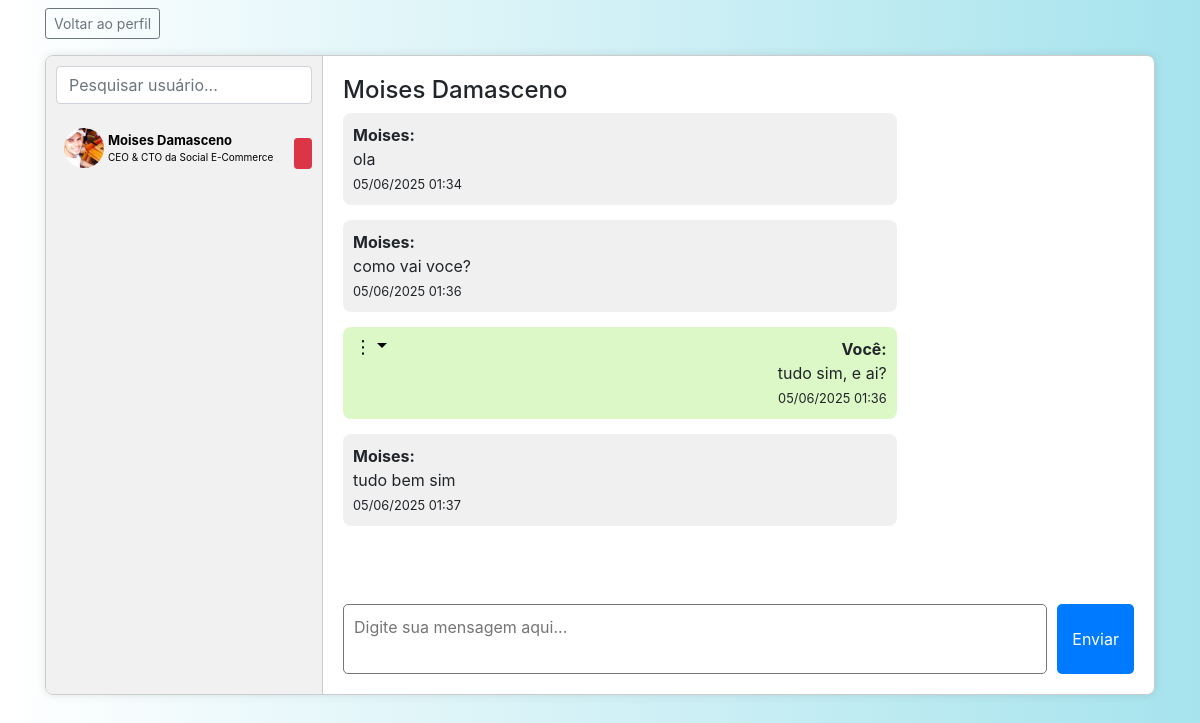
/mensagens/1 (signed in), run on the app's committed database.
### app/models.py (models this page shows, shortened)
class User(UserMixin, db.Model):
    __tablename__ = 'user'
    id = db.Column(db.Integer, primary_key=True)
    nome = db.Column(db.String(150), nullable=False)
    sobreNome = db.Column(db.String(150), nullable=True)
    status = db.Column(db.String(150), nullable=True)
    cpf_cnpj = db.Column(db.String(20), unique=True, nullable=True)
    email = db.Column(db.String(150), unique=True, nullable=False)
    senha = db.Column(db.String(150), nullable=False)
    imagem = db.Column(db.String(150), default='default.png')
    cor_fundo = db.Column(db.String(255), default='background-image: linear-gradient(to right, #fff, #a6e3ed);')
    last_seen = db.Column(db.DateTime, default=datetime.utcnow)
    notificacoes = db.relationship(
        'Notificacao',
        backref='destinatario',
        lazy='dynamic',
        foreign_keys='Notificacao.destinatario_id'
    )
    notificacoes_enviadas = db.relationship(
        'Notificacao',
        backref='remetente',
        lazy='dynamic',
        foreign_keys='Notificacao.remetente_id'
    )
    followed = db.relationship(
        'User', secondary=followers,
        primaryjoin=(followers.c.follower_id == id),
        secondaryjoin=(followers.c.followed_id == id),
        backref=db.backref('followers', lazy='dynamic'),
        lazy='dynamic'
    )

class Mensagem(db.Model):
    __tablename__ = 'mensagem'
    id = db.Column(db.Integer, primary_key=True)
    remetente_id = db.Column(db.Integer, db.ForeignKey('user.id'), nullable=False)
    destinatario_id = db.Column(db.Integer, db.ForeignKey('user.id'), nullable=False)
    corpo = db.Column(db.Text, nullable=False)
    data_envio = db.Column(db.DateTime, default=datetime.utcnow)
    editada = db.Column(db.Boolean, default=False)
    lida = db.Column(db.Boolean, default=False)
    remetente = db.relationship('User', foreign_keys=[remetente_id], backref='mensagens_enviadas')
    destinatario = db.relationship('User', foreign_keys=[destinatario_id], backref='mensagens_recebidas')

### app/views.py (the view, shortened to what this page needs)
@app.route('/mensagens/<int:usuario_id>', methods=['GET', 'POST'])
@login_required
def mensagens(usuario_id):
    destinatario = User.query.get_or_404(usuario_id)
    notificacoes_nao_lidas = Notificacao.query.filter_by(
        destinatario_id=current_user.id, lida=False
    ).all()
    for n in notificacoes_nao_lidas:
        n.lida = True
    db.session.commit()
    usuarios_seguidos = current_user.followed.all()
    segue_voce = current_user in destinatario.followed
    mensagens = Mensagem.query.filter(
        ((Mensagem.remetente_id == current_user.id) & (Mensagem.destinatario_id == destinatario.id)) |
        ((Mensagem.remetente_id == destinatario.id) & (Mensagem.destinatario_id == current_user.id))
    ).order_by(Mensagem.data_envio.asc()).all()
    usuarios = User.query.all()
    return render_template(
        'mensagens.html',
        destinatario=destinatario,
        usuarios_seguidos=usuarios_seguidos, segue_voce=segue_voce,
        mensagens=mensagens,
        usuarios=usuarios,
        obj=current_user,
    )

### app/__init__.py (called while the page is built)
@login_manager.user_loader
def load_user(user_id):
    return User.query.get(int(user_id))

### app/views.py (called while the page is built)
@app.before_request
def update_last_seen():
    if current_user.is_authenticated:
        current_user.last_seen = datetime.utcnow()
        db.session.commit()

### app/templates/mensagens.html (shortened to what this page needs)
{% extends 'base.html' %}
{% block styles %}
<link rel="stylesheet" href="{{ url_for('static', filename='css/index.css') }}">
<link rel="stylesheet" href="{{ url_for('static', filename='css/mensagens.css') }}">
{% endblock %}
{% block content %}
<a href="{{ url_for('home', id=obj.id) }}" class="btn btn-outline-secondary btn-sm mt-2">Voltar ao perfil</a>
<div class="chat-container mt-3">
    <div class="chat-sidebar">
        <input type="text" id="searchUserInput" placeholder="Pesquisar usuário..." class="form-control mb-3" />
        {% for user in usuarios %}
            {% if user.id != current_user.id and
                (user in current_user.followed or
                 mensagens|selectattr('remetente_id', 'equalto', user.id)|list or
                 mensagens|selectattr('destinatario_id', 'equalto', user.id)|list) %}
                <div id="chat_user" class="chat-user-wrapper"
                    data-username="{{ (user.nome + ' ' + (user.sobreNome if user.sobreNome else '')).lower() }}">
                    <a id="perfil_chat" href="{{ url_for('mensagens', usuario_id=user.id) }}"
                        class="chat-user {% if user.tem_nova_mensagem %}new-message{% endif %}">
                        <div>
                            <img id="img_msg_perfil" class="rounded-circle"
                                src="{{ url_for('static', filename='imagens/' + user.imagem) }}" alt="Foto do Perfil">
                        </div>
                        <div class="chat-user-info">
                            <div id="info_perfil_msg_nome" class="chat-user-name">{{ user.nome }} {{ user.sobreNome }}</div>
                            <div id="info_perfil_msg_status" class="chat-user-status">{{ user.status }}</div>
                        </div>
                    </a>
                    <div id="btns_msg_config">
                        <form action="{{ url_for('excluir_mensagens_usuario', usuario_id=user.id) }}" method="POST" class="d-inline">
                            <button type="submit" class="btn btn-sm btn-danger" title="Apagar todas as mensagens">
                            </button>
                        </form>
                    </div>
                </div>
            {% endif %}
        {% endfor %}
    </div>
    <div class="chat-content {% if not destinatario %}blank{% endif %}">
        {% if destinatario and destinatario.id != obj.id %}
            <h4>{{ destinatario.nome }} {{ destinatario.sobreNome }}</h4>
            <div id="corpo_msg" class="chat-messages">
                {% for msg in mensagens %}
                    <div class="chat-message {{ 'sent' if msg.remetente_id == current_user.id else 'received' }}">
                        <div class="message-author">
                            <strong>{{ 'Você' if msg.remetente_id == current_user.id else destinatario.nome }}:</strong>
                        </div>
                        <div class="message-body">
                            {{ msg.corpo }}
                        </div>
                        <div class="message-time">
                            <small>{{ msg.data_envio.strftime('%d/%m/%Y %H:%M') }}</small>
                        </div>
                        {% if msg.remetente_id == current_user.id %}
                        <div class="message-options">
                            <div class="dropdown">
                                <button class="dropdown-toggle" onclick="toggleDropdown(this)">⋮</button>
                            </div>
                        </div>
                        {% endif %}
                    </div>
                {% endfor %}
            </div>
            <form method="POST" class="chat-form">
                <textarea name="mensagem" placeholder="Digite sua mensagem aqui..." required></textarea>
                <button type="submit" title="Enviar mensagem">Enviar</button>
            </form>
        {% else %}
            <div class="chat-placeholder">
                <p>Conversas restritas a usuários que você segue</p>
            </div>
        {% endif %}
    </div>
</div>
{% endblock %}

### app/static/css/index.css (style rules this page uses)
#body { background-image: linear-gradient(to right, #fff, #a6e3ed ); height: 100vh; }

### app/static/css/mensagens.css (style rules this page uses)
#corpo_msg { height: 100vh; }
.chat-message { position: relative; }
.message-options { position: absolute; top: 5px; left: 5px; }
.dropdown { position: relative; display: inline-block; }
.dropdown-toggle { background: none; border: none; font-size: 18px; cursor: pointer; }
#btns_msg_config { display: flex; align-items: center; flex-direction: column; }
#perfil_chat { display: flex; align-items: center; gap: 4px; }
#info_perfil_msg_nome { font-size: 13px; }
#info_perfil_msg_status { font-size: 10px; }
#img_msg_perfil { width: 40px; height: 40px; }
.chat-user-wrapper { display: flex; justify-content: space-between; align-items: center; }
.chat-container { display: flex; height: 80vh; border: 1px solid #ccc; border-radius: 8px; overflow: hidden; box-shadow: 0 0 10px rgba(0,0,0,0.1); }
.chat-sidebar { width: 25%; background-color: #f1f1f1; overflow-y: auto; padding: 10px; border-right: 1px solid #ccc; }
.chat-user { display: flex; align-items: center; padding: 8px; margin-bottom: 10px; text-decoration: none; color: black; border-radius: 5px; transition: background-color 0.2s; }
.chat-user-info { display: flex; flex-direction: column; }
.chat-user-name { font-weight: bold; }
.chat-content { flex: 1; padding: 20px; display: flex; flex-direction: column; background-color: #fff; }
.chat-messages { flex: 1; overflow-y: auto; margin-bottom: 15px; }
.chat-message { margin-bottom: 15px; max-width: 70%; }
.chat-message.sent { align-self: flex-end; text-align: right; background-color: #dcf8c6; padding: 10px; border-radius: 8px; }
.chat-message.received { align-self: flex-start; text-align: left; background-color: #f0f0f0; padding: 10px; border-radius: 8px; }
.chat-form { display: flex; gap: 10px; }
.chat-form textarea { flex: 1; resize: none; padding: 10px; border-radius: 5px; }
.chat-form button { padding: 10px 15px; border-radius: 5px; background-color: #007bff; color: white; border: none; }

### data on the page
User: imagem (picture), nome "Moises", sobreNome "Damasceno", status "CEO & CTO da Social E-Commerce"
Mensagem: corpo "ola", data_envio "05/06/2025 01:34"
Mensagem: corpo "como vai voce?", data_envio "05/06/2025 01:36"
Mensagem: remetente_id "Você", corpo "tudo sim, e ai?", data_envio "05/06/2025 01:36"
Mensagem: corpo "tudo bem sim", data_envio "05/06/2025 01:37"
